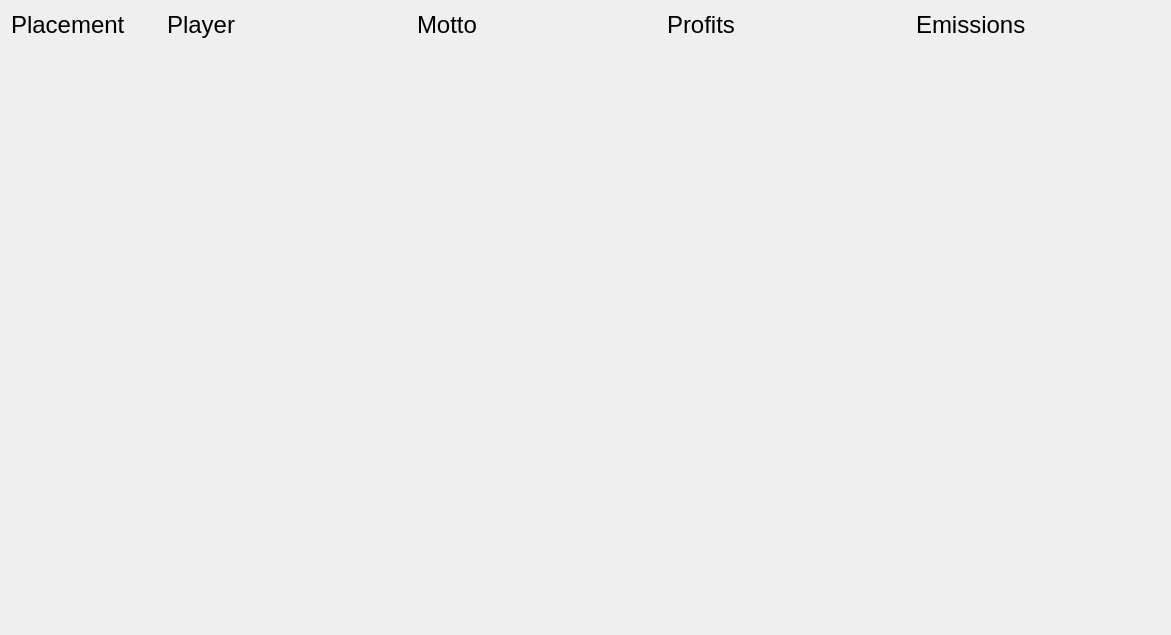
          <widget class="QWidget" name="scrollAreaWidgetContents_5">
           <property name="geometry">
            <rect>
             <x>0</x>
             <y>0</y>
             <width>1171</width>
             <height>635</height>
            </rect>
           </property>
           <layout class="QVBoxLayout" name="verticalLayout_21">
            <item>
             <layout class="QGridLayout" name="leaderboards_gridLayout">
              <item row="0" column="2">
               <widget class="QLabel" name="label_41">
                <property name="font">
                 <font>
                  <pointsize>18</pointsize>
                 </font>
                </property>
                <property name="text">
                 <string>Motto</string>
                </property>
               </widget>
              </item>
              <item row="0" column="1">
               <widget class="QLabel" name="label_43">
                <property name="font">
                 <font>
                  <pointsize>18</pointsize>
                 </font>
                </property>
                <property name="text">
                 <string>Player </string>
                </property>
               </widget>
              </item>
              <item row="0" column="0">
               <widget class="QLabel" name="label_45">
                <property name="sizePolicy">
                 <sizepolicy hsizetype="Minimum" vsizetype="Preferred">
                  <horstretch>0</horstretch>
                  <verstretch>0</verstretch>
                 </sizepolicy>
                </property>
                <property name="maximumSize">
                 <size>
                  <width>150</width>
                  <height>16777215</height>
                 </size>
                </property>
                <property name="font">
                 <font>
                  <pointsize>18</pointsize>
                 </font>
                </property>
                <property name="text">
                 <string>Placement</string>
                </property>
               </widget>
              </item>
              <item row="0" column="3">
               <widget class="QLabel" name="label_46">
                <property name="font">
                 <font>
                  <pointsize>18</pointsize>
                 </font>
                </property>
                <property name="text">
                 <string>Profits</string>
                </property>
               </widget>
              </item>
              <item row="0" column="4">
               <widget class="QLabel" name="label_47">
                <property name="font">
                 <font>
                  <pointsize>18</pointsize>
                 </font>
                </property>
                <property name="text">
                 <string>Emissions</string>
                </property>
               </widget>
              </item>
             </layout>
            </item>
            <item>
             <spacer name="verticalSpacer_14">
              <property name="orientation">
               <enum>Qt::Vertical</enum>
              </property>
              <property name="sizeHint" stdset="0">
               <size>
                <width>20</width>
                <height>40</height>
               </size>
              </property>
             </spacer>
            </item>
           </layout>
          </widget>
